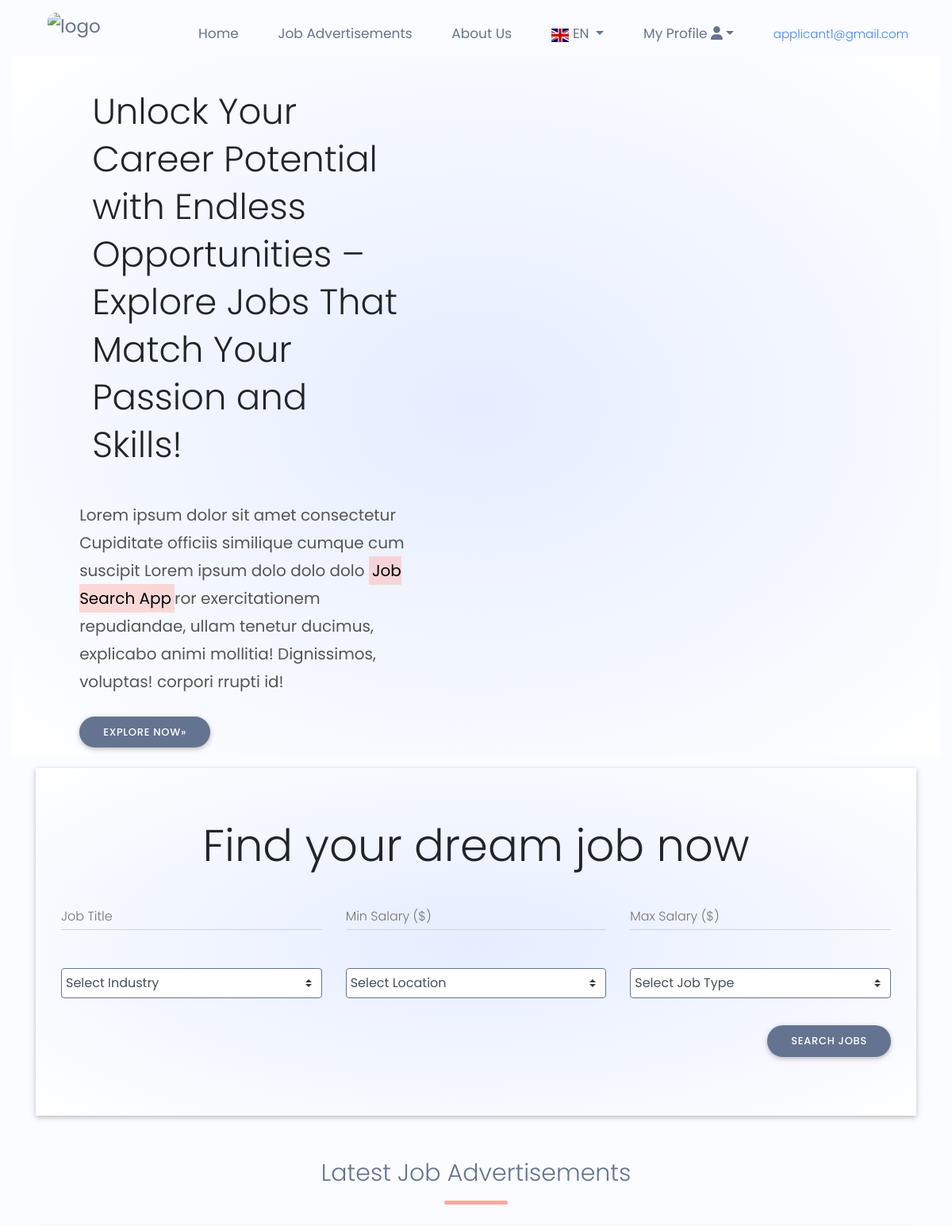
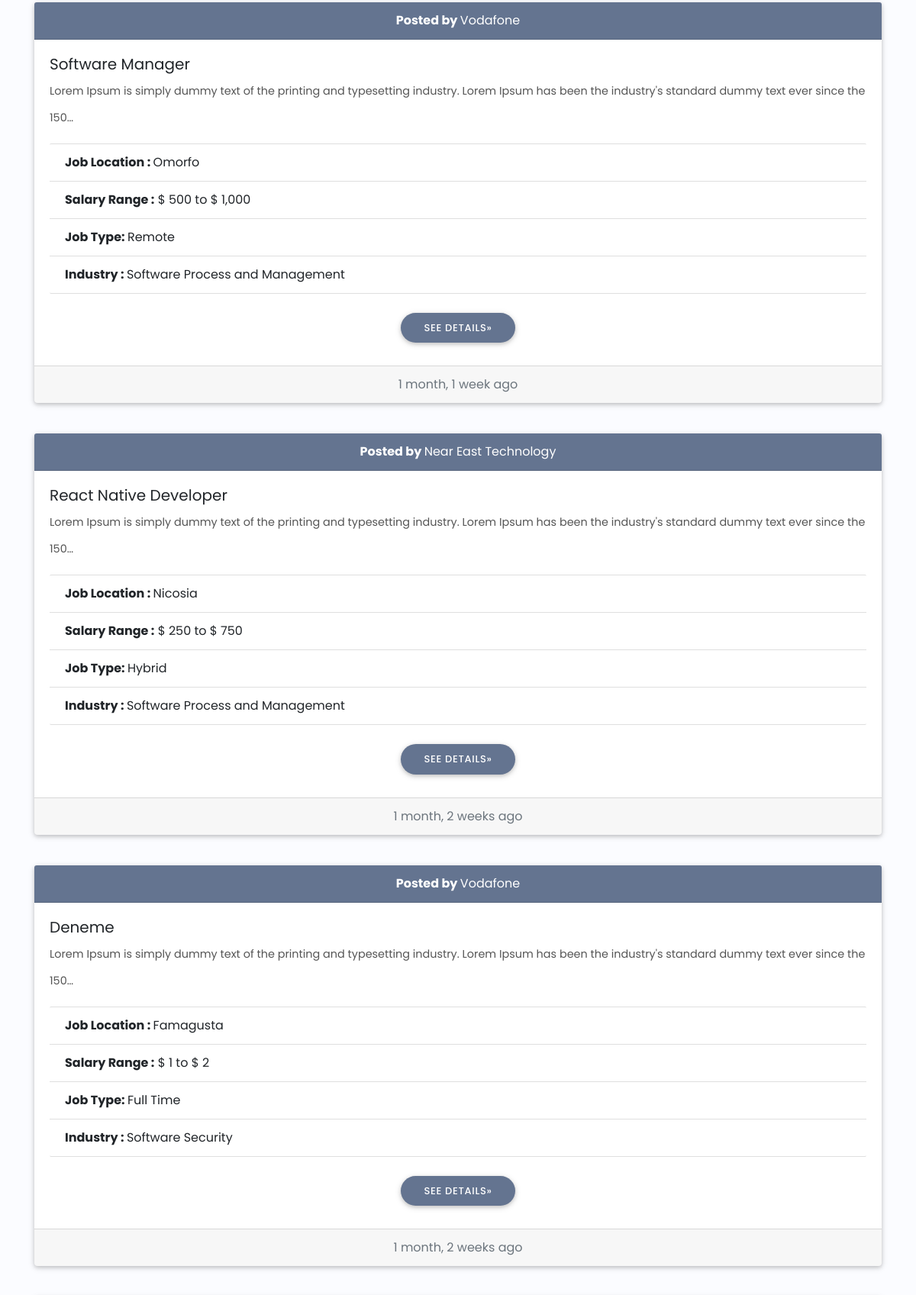
/dashboard/applicant-dashboard/ (signed in, upper part), run on the app's committed database (2 pictures, top to bottom).
### users/models.py (models this page shows)
class User(AbstractUser):
    email = models.EmailField(unique=True, null=True, blank=True)
    first_name = models.CharField(max_length=150, blank=True, null=True)
    last_name = models.CharField(max_length=150, blank=True, null=True)
    is_employer = models.BooleanField(default=False)
    is_applicant = models.BooleanField(default=False)
    has_resume = models.BooleanField(default=False)
    has_company = models.BooleanField(default=False)

### core/models.py (models this page shows, shortened)
class JobAdvert(models.Model):
    user = models.ForeignKey(User, on_delete=models.CASCADE)
    company = models.ForeignKey(Company, on_delete=models.CASCADE)
    title = models.CharField(max_length=100, null=True, blank=True)
    location = models.CharField(choices=CITIES, max_length=1, null=True, blank=True)
    min_salary = models.PositiveIntegerField(default=0, null=True, blank=True)
    max_salary = models.PositiveIntegerField(null=True, blank=True)
    description = models.TextField(max_length=1000, null=True, blank=True)
    created_at = models.DateTimeField(auto_now_add=True)
    is_available = models.BooleanField(default=True)
    job_type = models.CharField(choices=JOB_TYPES, max_length=1, null=True, blank=True)
    industry = models.ForeignKey(Industry, on_delete=models.CASCADE, null=True, blank=True)

class Company(models.Model):
    user = models.OneToOneField(User, on_delete=models.CASCADE)
    company_name = models.CharField(max_length=120, null=True, blank=True)
    establishment_date = models.DateField(null=True, blank=True)
    city = models.CharField(max_length=100, null=True, blank=True)
    state = models.CharField(max_length=100, null=True, blank=True)

class Industry(models.Model):
    name = models.CharField(max_length=100, null=True, blank=True)

### core/views.py (the view)
# urls.py: path('dashboard/applicant-dashboard/', views.applicant_dashboard, name = "applicant_dashboard"),
@login_required(login_url = "core:login")
def applicant_dashboard(request):
    job_adverts_list = JobAdvert.objects.all().order_by("-created_at")
    filter_query = JobAdvertFilter(request.GET, queryset=job_adverts_list)
    comment_list = Comment.objects.all()
    return render(request, "dashboard/applicant_dashboard.html", {"filter_query":filter_query, "comment_list":comment_list})

### templates/dashboard/applicant_dashboard.html (shortened to what this page needs)
{%extends "includes/base.html"%}
{%load static%}
{%load widget_tweaks%}
{% load humanize %}
{%block content%}
<div class="row-1 linear-gradient-bg mb-3">
	<div class="col-2 ml-3">
		<h1 class="p-3">
			Unlock Your Career Potential with Endless Opportunities – Explore Jobs That Match Your Passion and Skills!
		</h1>
		<p>Lorem ipsum dolor sit amet consectetur Cupiditate officiis similique cumque cum suscipit
			Lorem ipsum dolo dolo dolo <mark>Job Search App</mark>ror exercitationem repudiandae, ullam tenetur ducimus,
			explicabo
			animi mollitia! Dignissimos, voluptas! corpori rrupti id!</p>
		<a href="{%url "core:all_job_adverts"%}" class="btn explore-now">
			Explore Now<span>&raquo;</span></a>
	</div>
</div>
<div class="container ">
    <div class="jumbotron linear-gradient-bg">
        <h1 class="display-4 text-center">Find your dream job now</h1>
		<form method="GET" enctype="multipart/form-data">
			<div class="row">
				<div class="col-lg-4">
					<div class="md-form">
						<label for="title">Job Title</label>
						{{ filter_query.form.title|add_class:"form-control" }}
					</div>
				</div>
				<div class="col-lg-4">
					<div class="md-form">
						<label for="min_salary">Min Salary ($)</label>
						{{filter_query.form.min_salary | add_class:"form-control"}}
					</div>
				</div>
				<div class="col-lg-4">
					<div class="md-form">
						<label for="max_salary">Max Salary ($)</label>
						{{filter_query.form.max_salary | add_class:"form-control"}}
					</div>
				</div>
			</div>
			<div class="row">
				<div class="col-lg-4">
					<div class="md-form">
						{{filter_query.form.industry | add_class:"browser-default custom-select"}}
					</div>
				</div>
				<div class="col-lg-4">
					<div class="md-form">
						{{filter_query.form.location | add_class:"browser-default custom-select"}}
					</div>
				</div>
				<div class="col-lg-4">
					<div class="md-form">
						{{filter_query.form.job_type | add_class:"browser-default custom-select"}}
					</div>
				</div>
			</div>
			<div style="display: flex; justify-content:flex-end;">
				<button class="btn" type="submit">Search jobs</button>
			</div>
		</form>
    </div>
</div>
<div class="container">
	<h2 class="title">Latest Job Advertisements</h2>
	<div class="row">
		{%if filter_query.qs%}
			{%for job_advert in filter_query.qs%}
				<div class="col-lg-12 mb-3">
					<div class="card mb-4">
						<div class="card-header text-center bg-primary text-white"><b>Posted by </b>{{job_advert.company.company_name}}</div>
						<div class="card-body">
							<h5 class="card-title">{{ job_advert.title }}</h5>
							<p class="card-text">{{ job_advert.description | truncatechars:150 }}</p>
							<ul class="list-group list-group-flush">
								<li class="list-group-item"><b>Job Location : </b>{{job_advert.get_location_display}}</li>
								<li class="list-group-item"><b>Salary Range :</b> $ {{job_advert.min_salary | intcomma}} to $ {{job_advert.max_salary | intcomma}}</li>
								<li class="list-group-item"><b>Job Type: </b>{{job_advert.get_job_type_display}}</li>
								<li class="list-group-item"><b>Industry : </b>{{job_advert.industry.name}}</li>
							</ul>
							<div style="display:flex; justify-content: center;" class="mt-3">
								<a href="{%url 'core:single_job_advert' job_advert.id%}" class="btn">
									See Details<span>&raquo;</span>
								</a>
							</div>
						</div>
						<div class="card-footer text-muted text-center">{{job_advert.created_at | naturaltime}}</div>
					</div>
				</div>
			{%endfor%}
		{%else%}
		<div class="col-lg-12 alert alert-warning text-center" style="font-size:17px; font-weight:500;">
			There are no any job advertisements with the searched filters.
		</div>
		{%endif%}
	</div>
</div>
{%endblock content%}

### templates/includes/navbar2.html (shortened to what this page needs)
{%load static%}
{%load i18n %}
<div class="my-navbar">
    <div class="logo">
        <a href="{%if request.user.is_applicant%} {%url "core:applicant_dashboard"%} {%elif request.user.is_employer%} {%url "core:employer_dashboard"%} {%else%} {%url "core:home_page"%} {%endif%}">
            <img src="{%static 'images/logo.png'%}" alt="logo" width="100%" height="55px">
        </a>
    </div>
    <nav>
        <ul id="menu-items">
            <li><a href="{%if request.user.is_applicant%} {%url "core:applicant_dashboard"%} {%elif request.user.is_employer%} {%url "core:employer_dashboard"%} {%else%} {%url "core:home_page"%} {%endif%}">{%trans "Home"%}</a></li>
            <li><a href="{%url "core:all_job_adverts"%}">{%trans "Job Advertisements"%}</a></li>
            <li><a href="{%url "core:about_us"%}">{%trans "About Us"%}</a></li>
            <li>
                <div class="dropdown">
                    {% get_current_language as LANGUAGE_CODE %}
                    <a class="dropdown-toggle" type="button" id="dropdownMenu2" data-toggle="dropdown"
                        aria-haspopup="true" aria-expanded="false">
                        <span
                            class="flag-icon flag-icon-{%if LANGUAGE_CODE == 'tr'%}tur{%else%}gbr{%endif%} pl-1 pr-1 pb-1"></span>
                        {{LANGUAGE_CODE | upper}}
                    </a>
                            {% get_current_language as LANGUAGE_CODE %}
                </div>
            </li>
            {%if not request.user.is_authenticated%}
            <li>
                <div class="dropdown">
                    <a class="dropdown-toggle" type="button" id="dropdownMenu2" data-toggle="dropdown"
                        aria-haspopup="true" aria-expanded="false">Become a member</a>
                    <div class="dropdown-menu" aria-labelledby="dropdownMenu2">
                        <a href="{%url "core:register_applicant"%}" class="dropdown-item" role="menuitem">
                            <span>{%trans "I'm an applicant"%}</span>
                        </a>
                        <a href="{%url "core:register_employer"%}" class="dropdown-item" role="menuitem">
                            <span>{%trans "I'm an employer"%}</span>
                        </a>
                    </div>
                </div>
            </li>
            <li>
                <a href="{%url 'core:login'%}">
                    <span>{%trans "Log In"%}</span>
                </a>
            </li>
            {%else%}
                {%if request.user.is_applicant%}
                <li>
                    <div class="dropdown">
                        <a class="dropdown-toggle" type="button" id="dropdownMenu2" data-toggle="dropdown"
                            aria-haspopup="true" aria-expanded="false">My Profile <i class="fa-solid fa-user"></i></a>
                    </div>
                </li>
                {%endif%}
                <li><span class="text-primary username" style="font-size:15px;">{{request.user.username}}</span></li>
            {%endif%}
        </ul>
    </nav>
</div>

### static/css/style.css (style rules this page uses)
html, body, .view { height: 100%; }

### static/css/custom.css (style rules this page uses)
.bg-primary { background: #647490 !important; }
* { margin: 0; padding: 0; box-sizing: border-box; }
:root { --primary-color: #647490; --secondary-color: #fff; --third-color: #ffa69b; --fourth-color: #e5edff; --fifth-color: #fbfcff; }
html { overflow-x: hidden !important; scroll-behavior: smooth; }
.linear-gradient-bg { background: radial-gradient(var(--fourth-color), var(--secondary-color)); }
body { font-family: 'Poppins', sans-serif !important; background-color: var(--fifth-color) !important; scroll-behavior: smooth; }
.my-navbar { display: flex !important; align-items: center !important; padding: 10px !important; font-size: 17px !important; }
nav { flex: 1 !important; text-align: right !important; margin-right: 25px !important; }
nav ul { display: inline-block !important; list-style: none !important; }
nav ul li { display: inline-block !important; margin-right: 20px !important; margin-top: 20px !important; padding-left:25px !important; }
nav ul li a { text-decoration: none !important; color: var(--primary-color) !important; font-weight: 400 !important; transition: all 0.5s ease-in; }
.logo { margin-left: 25px !important; padding-left:25px !important; display: flex; justify-content: flex-start; align-items: center; }
.logo a { color: var(--primary-color) !important; font-weight: 400 !important; font-size: 23px !important; }
p { color: #555 !important; font-weight: 400 !important; line-height:35px; }
.row-1 { display: flex !important; align-items: center !important; flex-wrap: wrap !important; justify-content: space-around !important; }
.col-2 { flex-basis:50% !important; min-width: 450px !important; }
.col-2 h1 { font-size: 45px !important; line-height: 60px !important; margin: 25px 0 !important; }
.btn { display: inline-block !important; padding: 10px 30px !important; margin: 10px 0 !important; background: var(--primary-color) !important; color: var(--secondary-color) !important; font-weight: 500 !important; font-size: 13px; border-radius: 25px; letter-spacing: 0.7px; }
img { border-radius: 10px; }
.explore-now { transition: all 0.5s !important; }
.title { padding: 10px !important; text-align: center !important; line-height: 60px !important; color: var(--primary-color) !important; font-size: 30px !important; margin-bottom: 30px !important; position: relative !important; }
.title::after { content:"" !important; background: var(--third-color) !important; width: 80px !important; height: 5px !important; border-radius: 5px !important; position: absolute !important; bottom:0 !important; left: 50% !important; transform: translateX(-50%) !important; }
.col-2 p { font-size: 20px !important; }
select { border: 1px solid var(--primary-color) !important; padding: 5px !important; }
mark { -webkit-animation: 1.5s highlight 1.5s 1 normal forwards; animation: 1.5s highlight 1.5s 1 normal forwards; background-color: none; background: linear-gradient(90deg, rgba(255, 166, 155, 0.4) 50%, rgba(255, 255, 255, 0) 50%); background-size: 200% 100%; background-position: 100% 0; }

### data on the page
User: user.username "applicant1@gmail.com"
JobAdvert: company.company_name "Vodafone", title "Software Manager", description "Lorem Ipsum is simply dummy text of the printing and typesetting industry. Lorem Ipsum has been the industry's standard dummy text ever since the 150…", location "Omorfo", min_salary "500", max_salary "1,000", job_type "Remote", industry.name "Software Process and Management", created_at "1 month, 1 week ago"
JobAdvert: company.company_name "Near East Technology", title "React Native Developer", description "Lorem Ipsum is simply dummy text of the printing and typesetting industry. Lorem Ipsum has been the industry's standard dummy text ever since the 150…", location "Nicosia", min_salary "250", max_salary "750", job_type "Hybrid", industry.name "Software Process and Management", created_at "1 month, 2 weeks ago"
JobAdvert: company.company_name "Vodafone", title "Deneme", description "Lorem Ipsum is simply dummy text of the printing and typesetting industry. Lorem Ipsum has been the industry's standard dummy text ever since the 150…", location "Famagusta", min_salary "1", max_salary "2", job_type "Full Time", industry.name "Software Security", created_at "1 month, 2 weeks ago"

### other printed values
{{ LANGUAGE_CODE | upper }} "EN"
